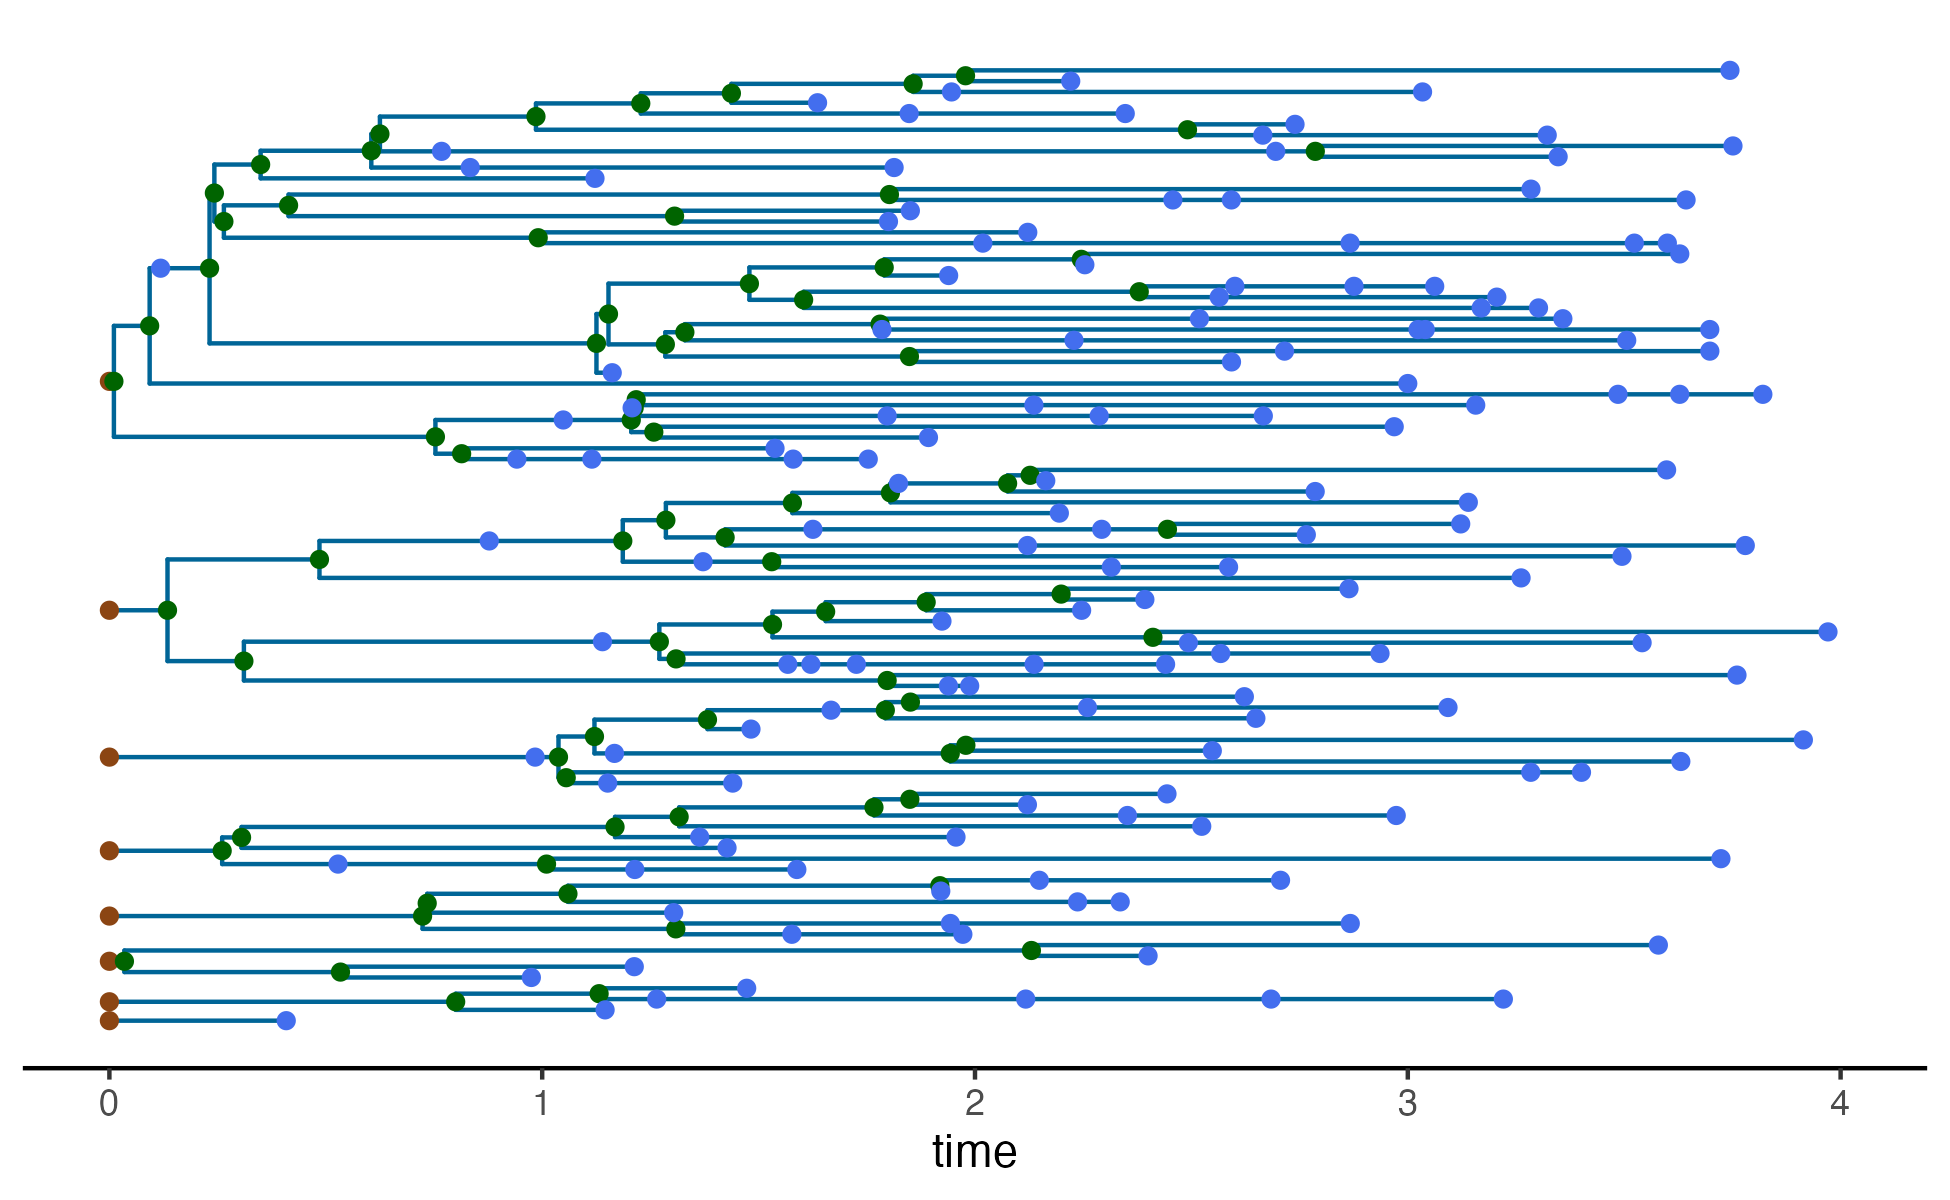

Recreate this plot in R.
## fig-sir-genealogy.R -----------------------------------------------------
## 10_phylopomp (Lecture C) -- one simulated SIR genealogy, shown two ways:
##   1. the tree itself         -> fig-sir-genealogy.png
##   2. its lineages-through-time -> fig-sir-ltt.png
##
## Both come from the SAME simulated genealogy (one seed), so they always
## agree. Run from the project root (where 10_phylopomp.Rproj lives):
##   Rscript figures/fig-sir-genealogy.R
## Writes: figures/fig-sir-genealogy.png, figures/fig-sir-ltt.png
##
## phylopomp >= 0.19.4 required: the simulator is runSIR() (the old
## simulate("SIR", ...) string form was removed), and initial states are
## FRACTIONS of `pop`, not counts.
## ------------------------------------------------------------------------

suppressPackageStartupMessages({
  library(phylopomp)
  library(ggplot2)
})

## One modest, legible outbreak: ~150 sampled tips.
set.seed(2024)
G <- runSIR(
  time = 4,        # observation window, t = 0 .. 4
  Beta = 3,        # transmission rate
  gamma = 1,       # recovery rate
  psi = 0.4,       # per-lineage sampling rate (sets how many tips)
  pop = 500,       # total host population
  S0 = 0.97,       # initial fractions (sum to 1), NOT counts
  I0 = 0.03,
  R0 = 0
)

nsample <- getInfo(G, nsample = TRUE)$nsample

## 1. the genealogy -------------------------------------------------------
## points=TRUE draws the sampling events (tips) and coalescences (nodes).
p_tree <- plot(G, points = TRUE) +
  labs(x = "time")

ggsave("figures/fig-sir-genealogy.png", p_tree,
       width = 6.5, height = 4.0, dpi = 300, bg = "white")

## 2. lineages through time ----------------------------------------------
## How many lineages are "alive" in the tree at each moment: it rises as the
## epidemic grows and falls as it burns out -- the tree's shape carries the
## dynamics, which is exactly what phylodynamics exploits.
p_ltt <- plot(lineages(G)) +
  labs(x = "time", y = "lineages")

ggsave("figures/fig-sir-ltt.png", p_ltt,
       width = 6.5, height = 3.0, dpi = 300, bg = "white")

## the numbers this figure claims ----------------------------------------
cat("\n---- fig-sir-genealogy: verified numbers ----\n")
cat(sprintf("phylopomp version : %s\n", packageVersion("phylopomp")))
cat(sprintf("sampled tips      : %d\n", nsample))
cat("-------------------------------------------------\n")
